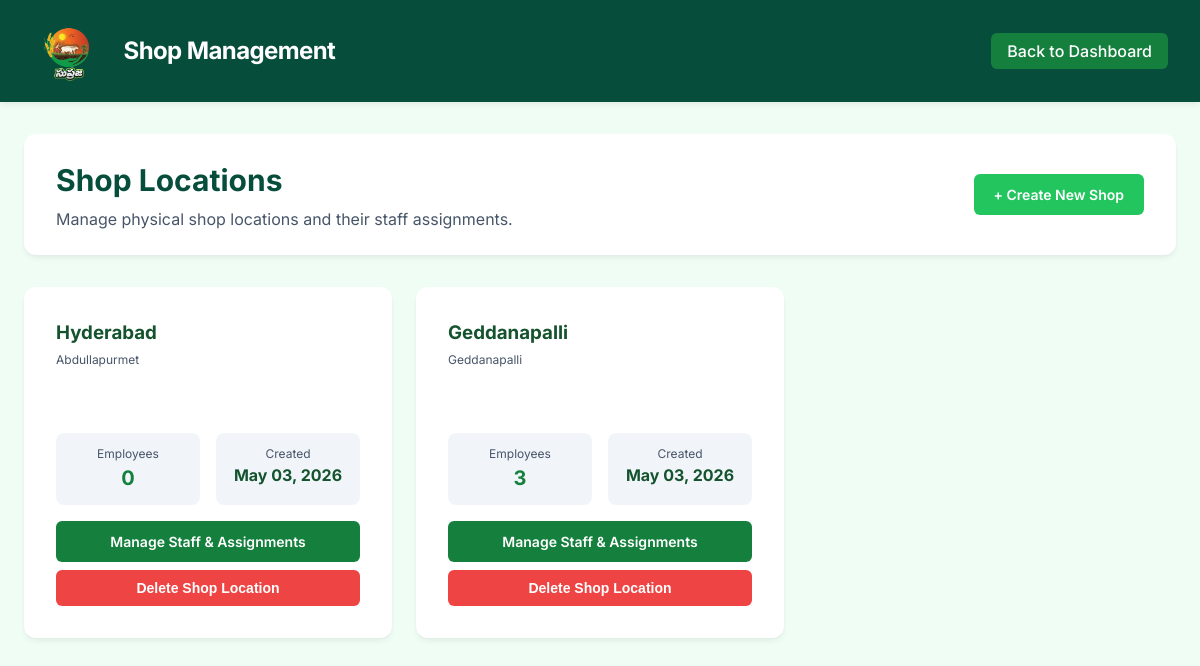
/shop-locations/ (signed in), run on an earlier commit of the app's database.
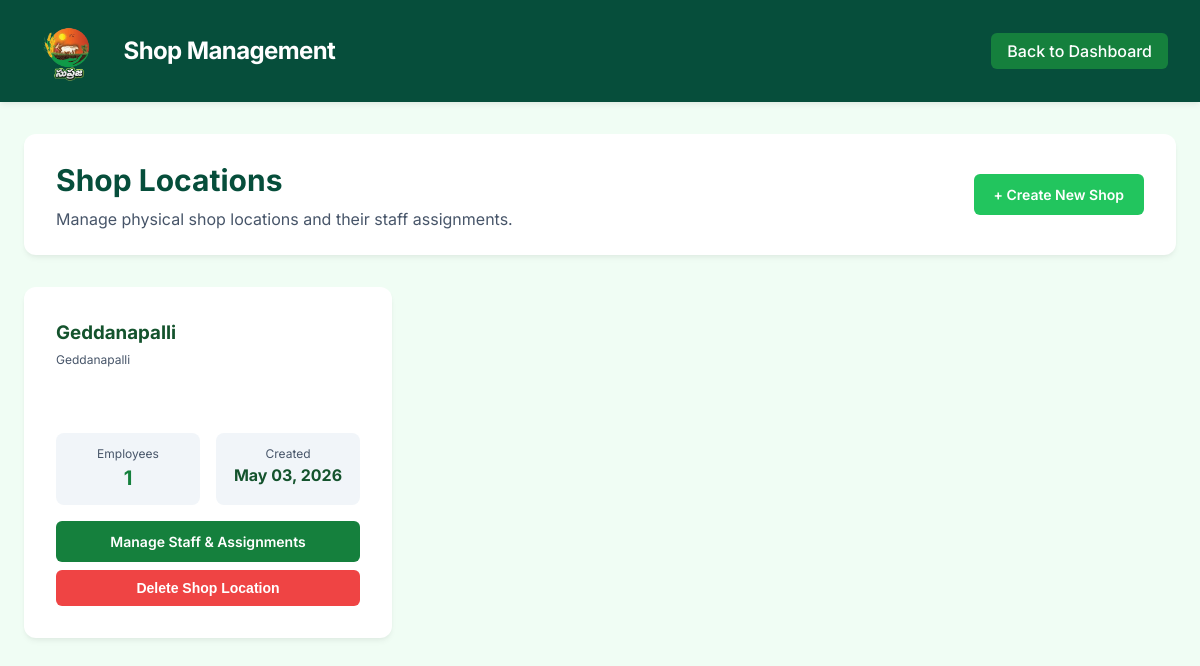
And on a later commit of the database.
### employee/models.py (models this page shows, shortened)
class ShopLocation(models.Model):
    name = models.CharField(max_length=255, unique=True)
    address = models.TextField(blank=True)
    created_at = models.DateTimeField(auto_now_add=True)
    class Meta:
        ordering = ['-created_at']

### login/views.py (the view)
# urls.py: path('shop-locations/', shop_locations_view, name='shop_locations'),
@login_required(login_url='login')
def shop_locations_view(request):
    if not request.user.is_superuser:
        return HttpResponse("Unauthorized", status=403)
    shop_locations = ShopLocation.objects.all()
    return render(request, 'admin/shop_locations.html', {
        'shop_locations': shop_locations
    })

### templates/admin/shop_locations.html (shortened to what this page needs)
{% extends "base.html" %}
{% block nav_title %}Shop Management{% endblock %}
{% block nav_actions %}
    <a href="{% url 'admin_dashboard' %}" class="nav-link">Back to Dashboard</a>
{% endblock %}
{% block content %}
<div class="card" style="display: flex; justify-content: space-between; align-items: center; padding: 1.5rem 2rem;">
    <div class="title-section" style="margin-bottom: 0;">
        <h2>Shop Locations</h2>
        <p>Manage physical shop locations and their staff assignments.</p>
    </div>
    <a href="{% url 'create_shop_location' %}" class="btn btn-primary" style="background-color: var(--success);">+ Create New Shop</a>
</div>
{% if shop_locations %}
    <div class="grid">
        {% for shop in shop_locations %}
            <div class="card" style="display: flex; flex-direction: column; height: 100%;">
                <div class="title-section">
                    <h3>{{ shop.name }}</h3>
                    <p class="small-note">
                        {% if shop.address %}
                            {{ shop.address }}
                        {% else %}
                            <em>No address provided</em>
                        {% endif %}
                    </p>
                </div>
                <div class="grid" style="grid-template-columns: 1fr 1fr; gap: 1rem; margin-top: auto;">
                    <div style="background-color: #f1f5f9; padding: 0.75rem; border-radius: 0.5rem; text-align: center;">
                        <p class="small-note">Employees</p>
                        <p style="font-size: 1.25rem; font-weight: 700; color: var(--primary);">{{ shop.employees.count }}</p>
                    </div>
                    <div style="background-color: #f1f5f9; padding: 0.75rem; border-radius: 0.5rem; text-align: center;">
                        <p class="small-note">Created</p>
                        <p style="font-size: 1rem; font-weight: 700;">{{ shop.created_at|date:"M d, Y" }}</p>
                    </div>
                </div>
                <div class="mt-4" style="display: flex; flex-direction: column; gap: 0.5rem;">
                    <a href="{% url 'assign_employee_to_shop' shop.id %}" class="btn btn-primary" style="width: 100%;">Manage Staff & Assignments</a>
                    <button type="button" class="btn btn-primary" style="width: 100%; background-color: var(--danger);" onclick="openDeleteModal({{ shop.id }}, '{{ shop.name }}')">Delete Shop Location</button>
                </div>
            </div>
        {% endfor %}
    </div>
{% else %}
    <div class="card text-center" style="padding: 4rem;">
        <p style="color: var(--text-light); margin-bottom: 1.5rem;">📭 No shop locations have been created yet.</p>
        <a href="{% url 'create_shop_location' %}" class="btn btn-primary">Create Your First Shop</a>
    </div>
{% endif %}
{% endblock %}

### templates/base.html (shortened to what this page needs)
{% load static %}
<!DOCTYPE html>
<html lang="en">
<head>
</head>
<body>
    <div class="navbar">
        <div style="display: flex; align-items: center; gap: 1rem;">
            <img src="{% static 'logo.png' %}" alt="Supraja Logo" style="height: 70px; border-radius: 0.25rem;">
            <h1>{% block nav_title %}Supraja Portal{% endblock %}</h1>
        </div>
        <div class="nav-actions">
            {% block nav_actions %}{% endblock %}
        </div>
    </div>
    <div class="container">
        {% block content %}{% endblock %}
    </div>
</body>
</html>

What changed in the data, as far as the page shows it:
removed ShopLocation: name "Hyderabad", address "Abdullapurmet", employees.count "0", created_at "May 03, 2026"
computed for ShopLocation "Geddanapalli": employees.count "3" → "1"
